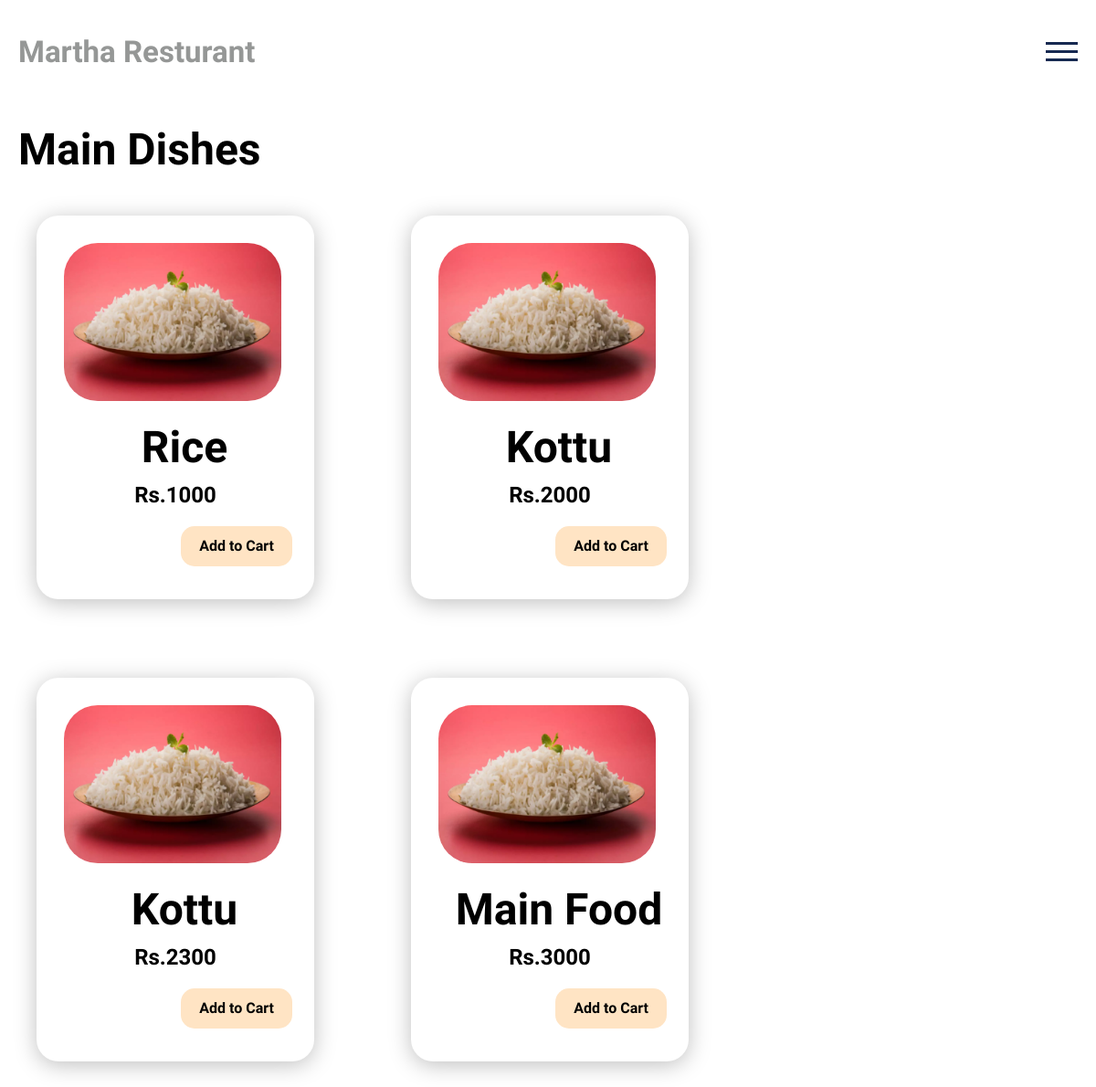
The page /main-dishes/ on the database its author committed.
### foods/models.py (models this page shows, shortened)
class Maindish(models.Model):
    name = models.CharField(max_length=250)
    slug = models.SlugField(max_length=100, blank=True)
    price = models.CharField(max_length=250)
    image = models.ImageField(
        upload_to='maindish/', null=True, blank=True)
    is_active = models.BooleanField(default=True)

### main/views.py (the view)
# urls.py: path('main-dishes/', views.maindishes, name="maindishes"),
def maindishes(request):
    maindishes = Maindish.objects.filter(is_active=True)
    context = {
        'maindishes': maindishes,
    }
    return render(request, 'main/maindishes.html', context=context)

### main/templates/main/maindishes.html
{% extends "main/base.html" %}
{% load static %}
{% block content %}
<div class="home_landing">
    <h1>Main Dishes</h1>
    <div class="maindishes_cards">
        {% for maindish in maindishes %}
        <div class="maindish">
            <img src="{{maindish.image.url}}" class="maindishimage">
            <center>
            <h1>{{maindish.name}}</h1>
            <h2>Rs.{{maindish.price}}</h2></center>
            <div class="left">
                <a href="{% url 'add_cart' food_type='maindish' food_id=maindish.id %}" style="text-decoration:none; color: black;">
                <div class="button">
                    <h4>Add to Cart</h4>
                </div></a>
            </div>
        </div>
        {% endfor %}
    </div>
</div>
{% endblock content %}

### main/static/main/css/base.css (style rules this page uses)
body { font-family: 'Inika', serif; font-weight: 400; margin: 0; }
.home_landing h1 { margin-left: 20px; font-weight: 700; font-size: calc(30px + 1.5vw); line-height: 40px; }
.maindishes_cards { display: flex; flex-wrap: wrap; }
.maindish { margin: 66px; margin-top: 20px !important; margin-left: 40px !important; width: 304px; min-height: 420px; align-items: center; background: #FFFFFF; box-shadow: 0px 4px 25px rgba(0, 0, 0, 0.25); border-radius: 24px; }
.maindish img { margin: 30px; margin-bottom: 10px !important; width: 238px; height: 173px; border-radius: 37px; }
.maindish h1 { line-height: 10px; }
.maindish .left { float: right; margin-right: 1.5rem; }
.maindish .left .button { background-color: bisque; padding: 1px 20px; width: fit-content; border-radius: 15px; margin-bottom: 1rem; }
.maindish .left .button h4 { line-height: 0px; }

### rows shown on the page
Maindish: image (picture), name "Rice", price "1000"
Maindish: image (picture), name "Kottu", price "2000"
Maindish: image (picture), name "Kottu", price "2300"
Maindish: image (picture), name "Main Food", price "3000"
